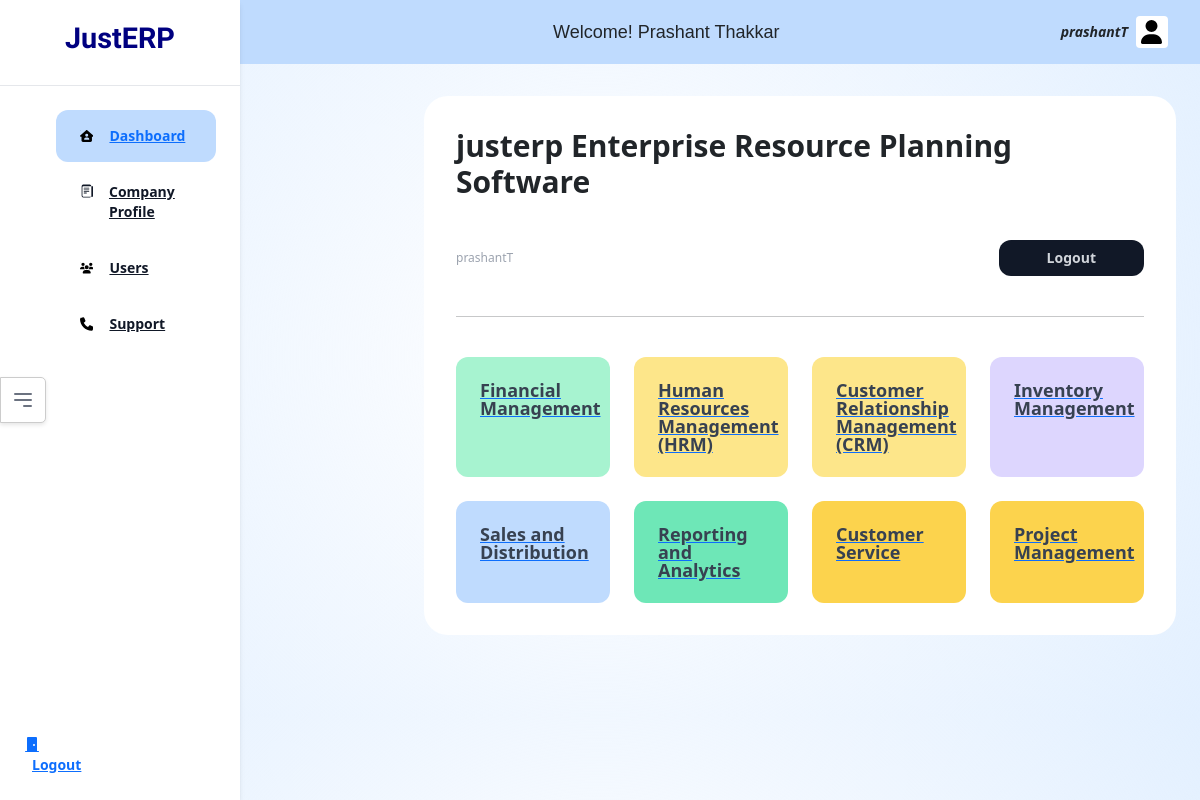
The app's page /home/dashboard/ (signed in) with its own data.
### authapp/models.py (models this page shows, shortened)
class CustomUser(AbstractBaseUser, PermissionsMixin):
    username = models.CharField(max_length=150, unique=True)
    email = models.EmailField(unique=True)
    first_name = models.CharField(max_length=30)
    last_name = models.CharField(max_length=30)
    company=models.ForeignKey(CompanyProfile, on_delete=models.CASCADE, null=True)
    type = models.CharField(max_length=10, choices=[('root', 'Root'), ('normal', 'Normal')], default='normal')
    is_active = models.BooleanField(default=True)
    is_staff = models.BooleanField(default=False)
    date_joined = models.DateTimeField(default=timezone.now)
    objects = CustomUserManager()
    USERNAME_FIELD = 'email'
    REQUIRED_FIELDS = ['company','username', 'first_name', 'last_name']

class CompanyProfile(models.Model):
    company_id=models.AutoField(primary_key=True)
    company_name = models.CharField(max_length=100)
    contact_person_name = models.CharField(max_length=100)
    contact_email = models.EmailField()
    contact_phone = models.CharField(max_length=20)
    company_address = models.TextField(blank=True, null=True)
    business_description = models.TextField()
    country = CountryField()
    registration_number = models.CharField(max_length=100, blank=True, null=True)
    budget = models.DecimalField(max_digits=10, decimal_places=2)
    created_at = models.DateTimeField(auto_now_add=True)
    updated_at = models.DateTimeField(auto_now=True)

### home/views.py (the view)
# urls.py: path('dashboard/', views.dashboard, name="dashboard"),
@login_required
def dashboard(request):
    user=request.user
    if user.is_authenticated:
        context={'company_id':user.company.company_id,'company_name':user.company.company_name, 'username':user.username, 'first_name':user.first_name, 'last_name': user.last_name, 'email': user.email}
        return render(request, 'home/dashboard.html', context)
    else:
        return redirect('/auth/login/')

### templates/home/dashboard.html (shortened to what this page needs)
{% extends "home/base.html" %}
{% block activedash %}200{% endblock %}
{% block body %}
  <div class="max-w-4xl mx-auto">
    <div class="bg-white rounded-3xl p-8 mb-5">
      <h1 class="text-3xl font-bold mb-10">
        {{ company_name }} Enterprise Resource Planning Software
      </h1>
      <div class="flex items-center justify-between">
        <div class="flex items-stretch">
          <div class="text-gray-400 text-xs">{{ username }}</div>
        </div>
        <div class="flex items-center gap-x-2">
              <path
                d="M8 15c4.418 0 8-3.134 8-7s-3.582-7-8-7-8 3.134-8 7c0 1.76.743 3.37 1.97 4.6-.097 1.016-.417 2.13-.771 2.966-.079.186.074.394.273.362 2.256-.37 3.597-.938 4.18-1.234A9.06 9.06 0 0 0 8 15z"
              />
          <a href="/auth/logout/">
            <button
            type="button"
            class="inline-flex items-center justify-center h-9 px-5 rounded-xl bg-gray-900 text-gray-300 hover:text-white text-sm font-semibold transition"
          >
            Logout
          </button>
          </a>
        </div>
      </div>
      <hr class="my-10" />
      <div class="grid grid-cols-4 gap-6">
        <a href="#module1" class="p-4 bg-green-200 rounded-xl">
          <div class="font-bold text-lg text-gray-700 leading-none">Financial Management</div>
        </a>
        <a href="#module2" class="p-4 bg-yellow-200 rounded-xl">
          <div class="font-bold text-lg text-gray-700 leading-none">Human Resources Management (HRM)</div>
        </a>
        <a href="#module3" class="p-4 bg-yellow-200 rounded-xl">
          <div class="font-bold text-lg text-gray-700 leading-none">Customer Relationship Management (CRM)</div>
        </a>
        <a href="#module4" class="p-4 bg-purple-200 rounded-xl">
          <div class="font-bold text-lg text-gray-700 leading-none">Inventory Management</div>
        </a>
        <a href="#module5" class="p-4 bg-blue-200 rounded-xl">
          <div class="font-bold text-lg text-gray-700 leading-none">Sales and Distribution</div>
        </a>
        <a href="#module6" class="p-4 bg-green-300 rounded-xl">
          <div class="font-bold text-lg text-gray-700 leading-none">Reporting and Analytics</div>
        </a>
        <a href="#module7" class="p-4 bg-yellow-300 rounded-xl">
          <div class="font-bold text-lg text-gray-700 leading-none">Customer Service</div>
        </a>
        <a href="#module8" class="p-4 bg-yellow-300 rounded-xl">
          <div class="font-bold text-lg text-gray-700 leading-none">Project Management</div>
        </a>
      </div>
    </div>
  </div>
{% endblock %}

### templates/home/base.html (shortened to what this page needs)
<!DOCTYPE html>
<html lang="en">
  <head>
    {% load static %}
    <link
      href="https://cdn.jsdelivr.net/npm/tailwindcss@2.2.19/dist/tailwind.min.css"
      rel="stylesheet"
    />
    <link href="https://stackpath.bootstrapcdn.com/bootstrap/5.1.3/css/bootstrap.min.css" rel="stylesheet">
   <link rel="stylesheet" href="{% static 'css/base.css' %}">
  </head>
  <body class="relative bg-blue-50 overflow-hidden max-h-screen">
    <header class="fixed right-0 top-0 left-60 bg-blue-200 py-3 px-4 h-16">
      <div class="max-w-4xl mx-auto">
        <div  class="flex items-center justify-between">
          <div class="text-lg custom-font font-bold">Welcome! {{ first_name }} {{ last_name }}</div>
          <button id="custom-flex" type="button" data-bs-container="body" data-bs-toggle="popover" data-bs-html="true" data-bs-placement="bottom" data-bs-content="
          <div id='popover-box'>
            <div id='inner-content-user'>
              <div id='left-partition-user'>
                <span class=' img-border inline-flex items-center justify-center  text-gray-600 text-xs rounded bg-white transition ml-2'>
                  <img class='size-custom-i' src='{% static 'images/user-img.png' %}' alt=''>
                </span>
              </div>
              <div id='right-partition-user'>
                <div class='hidden lg:flex lg:flex-1 lg:justify-end'>
                  <a href='/auth/logout/' class='text-sm font-bold leading-6 text-gray-900'>Logout <span aria-hidden='true'>&rarr;</span></a>
                </div>
              </div>
            </div>
            <div class='user-details'>
              <p class='user-name'>{{ first_name }} {{ last_name }}</p>
              <p class='username'>{{ username }}</p>
              <a class='user-email' href='mailto:{{ email }}'>{{ email }}</a>
              <hr class='left-side-breaker'>
              <p id='company-written'>Company</p>
              <a href='/home/{{ company_id }}/company-profile/' class='user-email'> <p class='user-company'>{{ company_name }}</p></a>
            </div>
          </div>
        ">
              <span class="text-sm"><em><b>{{ username }}</b></em></span>
              <span
                class="inline-flex items-center justify-center w-8 h-8 text-gray-600 text-xs rounded bg-white transition ml-2"
              >
              </span>
          </button>
        </div>
      </div>
    </header>
  <aside class="fixed inset-y-0 left-0 bg-white shadow-md max-h-screen w-60">
    <div class="flex flex-col justify-between h-full">
        <div class="flex-grow">
          <div class="px-4 py-6 text-center border-b">
            <h1 class="text-xl font-bold leading-none">
              <span class="main-logo-design">JustERP</span>
            </h1>
          </div>
          <div class="p-4">
            <ul class="space-y-1">
              <li>
                <a
                  href="/home/dashboard/"
                  class="flex items-center bg-blue-{% block activedash %}{% endblock %} rounded-xl font-bold text-sm  py-3 px-4"
                >
                  Dashboard
                </a>
              </li>
              <li>
                <a
                  href="/home/company-profile/"
                  class="flex bg-blue-{% block activecp %}{% endblock %} hover:bg-blue-50 rounded-xl font-bold text-sm text-gray-900 py-3 px-4"
                >
                  Company Profile
                </a>
              </li>
              <li>
                <a
                  href="javascript:void(0)"
                  class="flex bg-blue-{% block activeusers %}{% endblock %} hover:bg-blue-50 rounded-xl font-bold text-sm text-gray-900 py-3 px-4"
                >
                  Users
                </a>
              </li>
              <li>
                <a
                  href="javascript:void(0)"
                  class="flex bg-blue-{% block activesupport %}{% endblock %} hover:bg-blue-50 rounded-xl font-bold text-sm text-gray-900 py-3 px-4"
                >
                  Support
                </a>
              </li>
            </ul>
          </div>
        </div>
        <a href="/auth/logout" id="sidebar-logout">
          <div class="p-4">
            <svg
              xmlns="http://www.w3.org/2000/svg"
              width="1em"
              height="1em"
              fill="currentColor"
              class=""
              viewBox="0 0 16 16"
            >
              <path
                d="M12 1a1 1 0 0 1 1 1v13h1.5a.5.5 0 0 1 0 1h-13a.5.5 0 0 1 0-1H3V2a1 1 0 0 1 1-1h8zm-2 9a1 1 0 1 0 0-2 1 1 0 0 0 0 2z"
              />
            </svg>
          <span class="font-bold text-sm ml-2">Logout</span>
        </div>
        </a>
    </div>
  </aside>
    <main class="ml-60 pt-16 max-h-screen overflow-auto">
      <div class="custt-outer">
        <button id="toggle-sidebar" class="text-gray-500 focus:outline-none">
          <svg xmlns="http://www.w3.org/2000/svg" class="h-6 w-6" fill="none" viewBox="0 0 24 24" stroke="currentColor">
            <path stroke-linecap="round" stroke-linejoin="round" stroke-width="2" d="M4 6h16M4 12h16m-7 6h7" />
          </svg>
        </button>
        <div class="px-6 py-8 main-area">
            {% block body %}{% endblock %}
        </div>
      </div>
    </main>
  </body>
</html>

### static/css/base.css (style rules this page uses)
body { background: rgb(255, 231, 241)!important; background: radial-gradient( circle, rgba(255, 227, 239, 0.01) 0%, #e3f0ff 100% )!important; }
.main-logo-design { font-size: 1.8rem; color: navy; font-weight: bold; font-family: "Satisfy", cursive; }
.custom-font { font-family: "Hind Siliguri", sans-serif; font-weight: 300; font-style: normal; }
.size-custom { height:75%; }
#custom-flex { display: flex; flex-direction: row; justify-content: space-between; align-items: center; }
.custom-icon { width: 12%; margin-right: 1rem; }
.custt-outer { display: flex; flex-direction: row; align-items: center; }
.main-area { margin-left: 10rem; }
#toggle-sidebar { position: fixed; top: 50%; left: 0; transform: translateY(-50%); z-index: 1000; background-color: #ffffff; border: 1px solid #ccc; border-radius: 0 5px 5px 0; padding: 10px; box-shadow: 0 2px 4px rgba(0, 0, 0, 0.1); }

### records on screen
CustomUser: first_name "Prashant", last_name "Thakkar", username "prashantT"
CompanyProfile: company_name "justerp"
